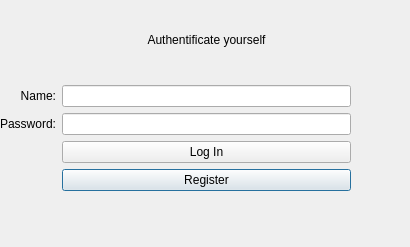
<?xml version="1.0" encoding="UTF-8"?>
<ui version="4.0">
 <class>auth_window</class>
 <widget class="QDialog" name="auth_window">
  <property name="geometry">
   <rect>
    <x>0</x>
    <y>0</y>
    <width>410</width>
    <height>247</height>
   </rect>
  </property>
  <property name="windowTitle">
   <string>Dialog</string>
  </property>
  <widget class="QWidget" name="gridLayoutWidget">
   <property name="geometry">
    <rect>
     <x>0</x>
     <y>0</y>
     <width>351</width>
     <height>191</height>
    </rect>
   </property>
   <layout class="QGridLayout" name="gridLayout">
    <item row="5" column="2">
     <widget class="QPushButton" name="registerpushButton_2">
      <property name="text">
       <string>Register</string>
      </property>
     </widget>
    </item>
    <item row="3" column="2">
     <widget class="QLineEdit" name="lineEdit_2"/>
    </item>
    <item row="2" column="2">
     <widget class="QLineEdit" name="lineEdit"/>
    </item>
    <item row="3" column="0">
     <widget class="QLabel" name="label_Password">
      <property name="text">
       <string>Password:</string>
      </property>
      <property name="alignment">
       <set>Qt::AlignRight|Qt::AlignTrailing|Qt::AlignVCenter</set>
      </property>
     </widget>
    </item>
    <item row="2" column="0">
     <widget class="QLabel" name="label_Name">
      <property name="text">
       <string>Name:</string>
      </property>
      <property name="alignment">
       <set>Qt::AlignRight|Qt::AlignTrailing|Qt::AlignVCenter</set>
      </property>
     </widget>
    </item>
    <item row="4" column="2">
     <widget class="QPushButton" name="loginpushButton">
      <property name="text">
       <string>Log In</string>
      </property>
     </widget>
    </item>
    <item row="1" column="2">
     <widget class="QLabel" name="labelWelcome">
      <property name="text">
       <string>Authentificate yourself</string>
      </property>
      <property name="alignment">
       <set>Qt::AlignCenter</set>
      </property>
     </widget>
    </item>
   </layout>
  </widget>
 </widget>
 <tabstops>
  <tabstop>lineEdit</tabstop>
  <tabstop>lineEdit_2</tabstop>
  <tabstop>loginpushButton</tabstop>
  <tabstop>registerpushButton_2</tabstop>
 </tabstops>
 <resources/>
 <connections/>
</ui>
